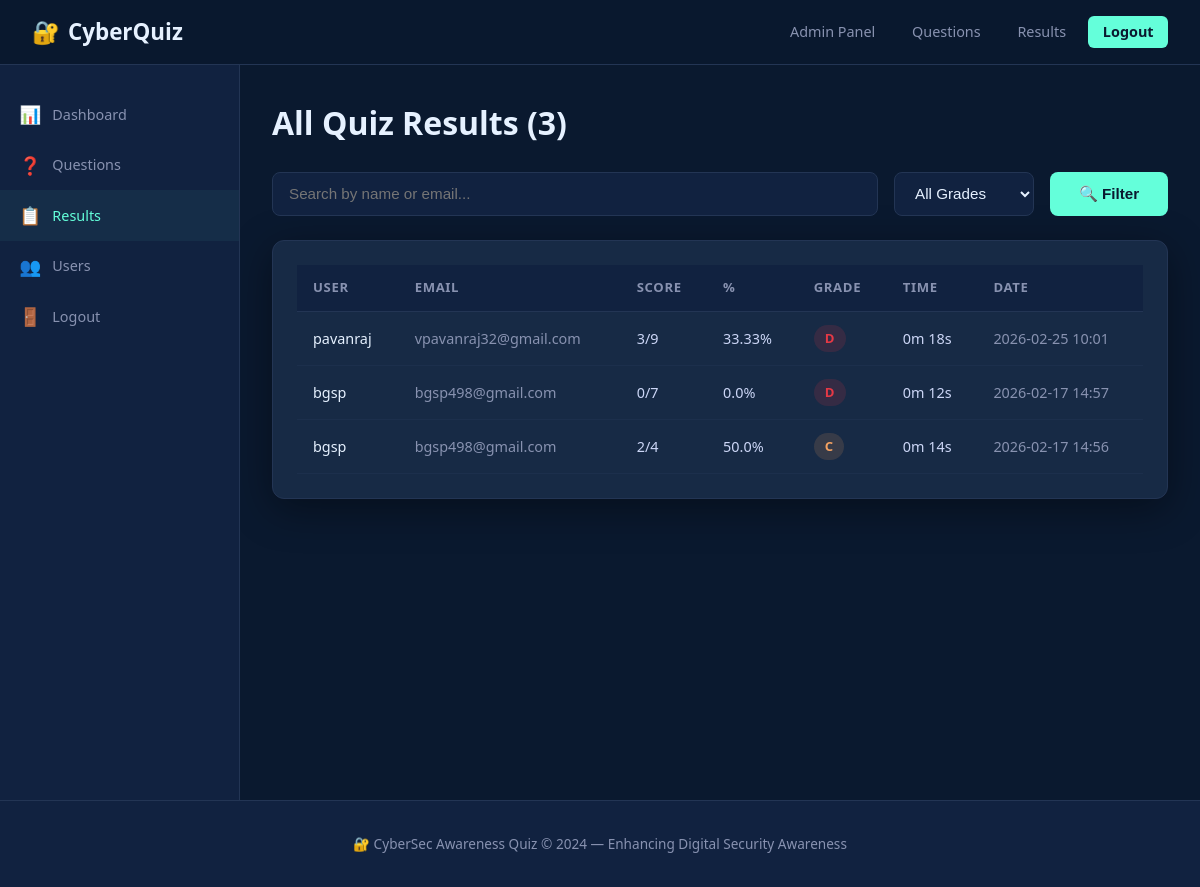
/admin/results (signed in), run on the app's committed database.
### tables this page shows
CREATE TABLE results (
            result_id INTEGER PRIMARY KEY AUTOINCREMENT,
            user_id INTEGER NOT NULL,
            score INTEGER NOT NULL,
            total_questions INTEGER NOT NULL,
            percentage REAL NOT NULL,
            grade TEXT NOT NULL,
            time_taken INTEGER DEFAULT 0,
            date_time TIMESTAMP DEFAULT CURRENT_TIMESTAMP,
            FOREIGN KEY (user_id) REFERENCES users(user_id)
        );

CREATE TABLE users (
            user_id INTEGER PRIMARY KEY AUTOINCREMENT,
            name TEXT NOT NULL,
            email TEXT UNIQUE NOT NULL,
            password_hash TEXT NOT NULL,
            role TEXT DEFAULT 'user',
            created_at TIMESTAMP DEFAULT CURRENT_TIMESTAMP
        );

### app.py (the view)
@app.route('/admin/results')
@admin_required
def admin_results():
    search = request.args.get('search','')
    grade_filter = request.args.get('grade','all')
    conn = get_db()
    query = "SELECT r.*,u.name,u.email FROM results r JOIN users u ON r.user_id=u.user_id WHERE 1=1"
    params = []
    if search:
        query += " AND (u.name LIKE ? OR u.email LIKE ?)"; params += [f'%{search}%',f'%{search}%']
    if grade_filter != 'all':
        query += " AND r.grade=?"; params.append(grade_filter)
    query += " ORDER BY r.date_time DESC"
    results = conn.execute(query, params).fetchall()
    conn.close()
    return render_template('admin_results.html', results=results, search=search, grade_filter=grade_filter)

### app.py (called while the page is built)
def get_db():
    conn = sqlite3.connect(DB_PATH)
    conn.row_factory = sqlite3.Row
    return conn

def admin_required(f):
    @wraps(f)
    def decorated(*args, **kwargs):
        if 'user_id' not in session or session.get('role') != 'admin':
            flash('Admin access required.','danger')
            return redirect(url_for('dashboard'))
        return f(*args, **kwargs)
    return decorated

### templates/admin_results.html (shortened to what this page needs)
{% extends "base.html" %}
{% block content %}
<div class="admin-layout">
  <div class="sidebar">
    <div class="sidebar-section">
      <a href="{{ url_for('admin_dashboard') }}"><span class="icon">📊</span> Dashboard</a>
      <a href="{{ url_for('admin_questions') }}"><span class="icon">❓</span> Questions</a>
      <a href="{{ url_for('admin_results') }}" class="active"><span class="icon">📋</span> Results</a>
      <a href="{{ url_for('admin_users') }}"><span class="icon">👥</span> Users</a>
      <a href="{{ url_for('logout') }}"><span class="icon">🚪</span> Logout</a>
    </div>
  </div>
  <div class="admin-content">
    <h1 style="color:var(--white);margin-bottom:1.5rem">All Quiz Results ({{ results|length }})</h1>
    <form method="GET" style="display:flex;gap:1rem;flex-wrap:wrap;margin-bottom:1.5rem">
      <input type="text" name="search" class="form-control search-input" placeholder="Search by name or email..." value="{{ search }}">
      <select name="grade" class="form-control" style="max-width:140px">
        <option value="all">All Grades</option>
      </select>
      <button type="submit" class="btn btn-primary">🔍 Filter</button>
    </form>
    <div class="card">
      <div class="table-wrap">
        <table>
          <thead><tr><th>User</th><th>Email</th><th>Score</th><th>%</th><th>Grade</th><th>Time</th><th>Date</th></tr></thead>
          <tbody>
            {% for r in results %}
            <tr>
              <td style="color:var(--white)">{{ r.name }}</td>
              <td style="color:var(--text-light)">{{ r.email }}</td>
              <td>{{ r.score }}/{{ r.total_questions }}</td>
              <td>{{ r.percentage }}%</td>
              <td><span class="grade-pill gp-{{ r.grade }}">{{ r.grade }}</span></td>
              <td>{{ (r.time_taken // 60) }}m {{ (r.time_taken % 60) }}s</td>
              <td style="color:var(--text-light)">{{ r.date_time[:16] }}</td>
            </tr>
            {% endfor %}
          </tbody>
        </table>
      </div>
    </div>
  </div>
</div>
{% endblock %}

### static/css/style.css (style rules this page uses)
:root { --primary: #0a192f; --secondary: #112240; --accent: #64ffda; --accent2: #00b4d8; --danger: #e63946; --warning: #f4a261; --success: #52b788; --text: #ccd6f6; --text-light: #8892b0; --white: #e6f1ff; --card-bg: #172a45; --border: #233554; --shadow: 0 10px 40px rgba(0,0,0,0.4); --radius: 12px; --font: 'Segoe UI', system-ui, sans-serif; }
* { margin: 0; padding: 0; box-sizing: border-box; }
body { font-family: var(--font); background: var(--primary); color: var(--text); min-height: 100vh; line-height: 1.6; }
.btn { display: inline-flex; align-items: center; gap: 0.4rem; padding: 0.7rem 1.8rem; border-radius: 8px; font-size: 0.95rem; font-weight: 600; cursor: pointer; border: none; text-decoration: none; transition: all 0.2s; }
.btn-primary { background: var(--accent); color: var(--primary); }
.card { background: var(--card-bg); border: 1px solid var(--border); border-radius: var(--radius); padding: 1.5rem; box-shadow: var(--shadow); transition: transform 0.2s; }
.form-control { width: 100%; padding: 0.7rem 1rem; background: var(--secondary); border: 1px solid var(--border); border-radius: 8px; color: var(--white); font-size: 0.95rem; transition: border-color 0.2s; }
.form-control option { background: var(--secondary); }
select.form-control { cursor: pointer; }
.table-wrap { overflow-x: auto; }
table { width: 100%; border-collapse: collapse; }
th { background: var(--secondary); color: var(--text-light); font-size: 0.82rem; text-transform: uppercase; letter-spacing: 0.05em; padding: 0.8rem 1rem; text-align: left; border-bottom: 1px solid var(--border); }
td { padding: 0.8rem 1rem; border-bottom: 1px solid rgba(35,53,84,0.5); font-size: 0.9rem; color: var(--text); }
.grade-pill { display: inline-block; padding: 0.2rem 0.7rem; border-radius: 20px; font-weight: 700; font-size: 0.82rem; }
.gp-C { background: rgba(244,162,97,0.15); color: var(--warning); }
.gp-D { background: rgba(230,57,70,0.15); color: var(--danger); }
.admin-layout { display: flex; min-height: calc(100vh - 65px); }
.sidebar { width: 240px; background: var(--secondary); border-right: 1px solid var(--border); padding: 1.5rem 0; flex-shrink: 0; }
.sidebar-section { margin-bottom: 2rem; }
.sidebar a { display: flex; align-items: center; gap: 0.7rem; padding: 0.7rem 1.2rem; color: var(--text-light); text-decoration: none; font-size: 0.9rem; transition: all 0.2s; }
.sidebar a:hover, .sidebar a.active { color: var(--accent); background: rgba(100,255,218,0.05); }
.sidebar a .icon { font-size: 1.1rem; }
.admin-content { flex: 1; padding: 2rem; overflow-y: auto; }
.search-input { flex: 1; min-width: 200px; }

### data on the page
results: name "pavanraj", email "vpavanraj32@gmail.com", score "3", total_questions "9", percentage "33.33", grade "D", time_taken "0", (r.time_taken%60) "18", date_time "2026-02-25 10:01"
results: name "bgsp", email "bgsp498@gmail.com", score "0", total_questions "7", percentage "0.0", grade "D", time_taken "0", (r.time_taken%60) "12", date_time "2026-02-17 14:57"
results: name "bgsp", email "bgsp498@gmail.com", score "2", total_questions "4", percentage "50.0", grade "C", time_taken "0", (r.time_taken%60) "14", date_time "2026-02-17 14:56"

### other printed values
{{ results|length }} "3"
